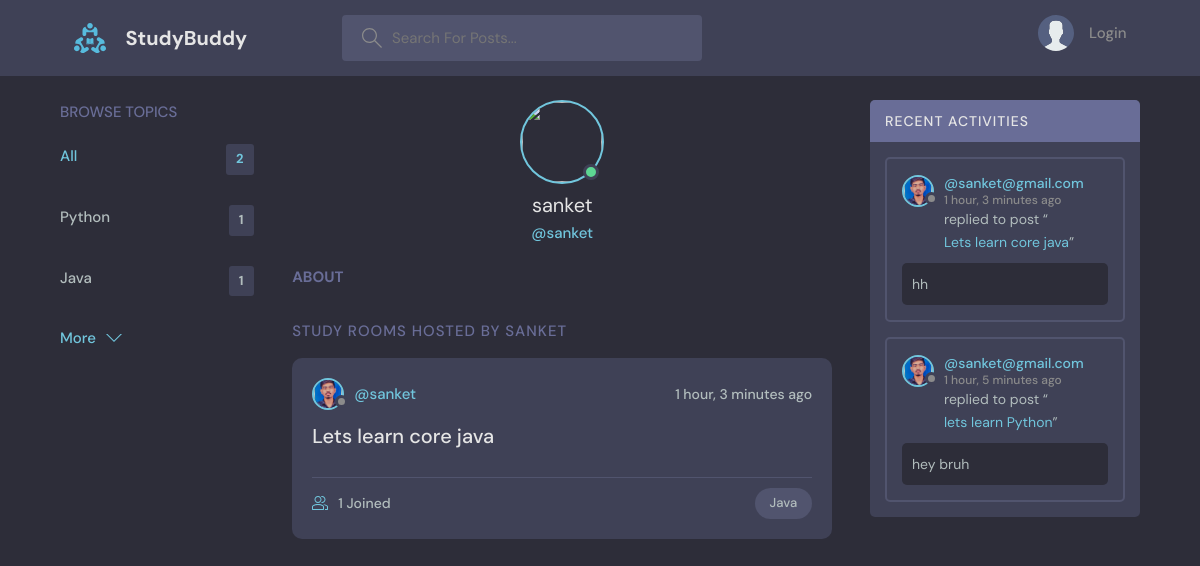
Screenshot of /user-profile/2 with the database file from the repository.
### base/models.py (models this page shows, shortened)
class Topic(models.Model):
    name = models.CharField(max_length=200)

class User(AbstractUser):
    name = models.CharField(max_length=200,null=True)
    email = models.EmailField(unique=True)
    bio = models.TextField(null=True)
    avatar = models.ImageField(null=True,default="avatar.svg")
    USERNAME_FIELD = 'email'
    REQUIRED_FIELDS = []

class Room(models.Model):
    host = models.ForeignKey(User, on_delete=models.SET_NULL,null=True)
    topic = models.ForeignKey(Topic, on_delete=models.SET_NULL,null=True)
    name = models.CharField(max_length=200)
    description = models.TextField(null=True,blank=True)
    participants = models.ManyToManyField(User,related_name='participants',blank=True)
    updated = models.DateTimeField(auto_now=True)
    created = models.DateTimeField(auto_now_add=True)
    class Meta:
        ordering = ['-updated','-created']
    def __str__(self):
        return self.name

class Message(models.Model):
    user = models.ForeignKey(User, on_delete=models.CASCADE)
    room = models.ForeignKey(Room, on_delete=models.CASCADE)
    body = models.TextField()
    updated = models.DateTimeField(auto_now=True)
    created = models.DateTimeField(auto_now_add=True)
    class Meta:
        ordering = ['-updated','-created']

### base/views.py (the view)
# urls.py: path('user-profile/<str:pk>',views.userProfile,name='user-profile'),
def userProfile(request,pk):
    user = User.objects.get(id=pk)
    rooms = user.room_set.all()
    room_messages = user.message_set.all()
    topics = Topic.objects.all()
    context = {'user':user,'rooms':rooms,'room_messages':room_messages,'topics':topics}
    return render(request,'base/profile.html',context)

### base/templates/base/profile.html (shortened to what this page needs)
{% extends 'main.html' %}
{% block content %}
  <main class="profile-page layout layout--3">
    <div class="container">
      {% include 'base/topics_component.html' %}
      <div class="roomList">
        <div class="profile">
          <div class="profile__avatar">
            <div class="avatar avatar--large active">
              <img src="{{request.user.avatar.url}}" />
            </div>
          </div>
          <div class="profile__info">
            <h3>{{user.username}}</h3>
            <p>@{{user.username}}</p>
          </div>
          <div class="profile__about">
            <h3>About</h3>
          </div>
        </div>
        <div class="roomList__header">
          <div>
            <h2>Study Rooms Hosted by {{user.username}}</a>
            </h2>
          </div>
        </div>
        {% include 'base/feed_component.html' %}
      </div>
      {% include 'base/activity_component.html' %}
    </div>
  </main>
  {% endblock content%}

### base/templates/base/topics_component.html
<div class="topics">
    <div class="topics__header">
      <h2>Browse Topics</h2>
    </div>
    <ul class="topics__list">
      <li>
        <a  href="{% url 'home' %}" class="active">All <span>{{topics.count}}</span></a>
      </li>
      {% for topic in topics %}
        <li>
            <a href="{% url 'home' %}?q={{topic.name}}">{{topic.name}} <span>{{topic.room_set.all.count}}</span></a>
        </li>
    {% endfor %}
    </ul>
    <a class="btn btn--link" href="{% url 'topics' %}">
      More
      <svg version="1.1" xmlns="http://www.w3.org/2000/svg" width="32" height="32" viewBox="0 0 32 32">
        <title>chevron-down</title>
        <path d="M16 21l-13-13h-3l16 16 16-16h-3l-13 13z"></path>
      </svg>
    </a>
  </div>

### base/templates/base/feed_component.html (shortened to what this page needs)
{% for room in rooms %}
<div class="roomListRoom">
    <div class="roomListRoom__header">
      <a href="{% url 'user-profile' room.host.id %}" class="roomListRoom__author">
        <div class="avatar avatar--small">
          <img src="{{room.host.avatar.url}}" />
        </div>
        <span>@{{room.host.username}}</span>
      </a>
      <div class="roomListRoom__actions">
        <span>{{room.created|timesince}} ago</span>
      </div>
    </div>
    <div class="roomListRoom__content">
      <a href="{% url 'room' room.id %}">{{room.name}}</a>
    </div>
    <div class="roomListRoom__meta">
      <a href="{% url 'room' room.id %}" class="roomListRoom__joined">
        {{room.participants.all.count}} Joined
      </a>
      <p class="roomListRoom__topic">{{room.topic.name}}</p>
    </div>
  </div>
{% endfor %}

### base/templates/base/activity_component.html (shortened to what this page needs)
<div class="activities">
    <div class="activities__header">
      <h2>Recent Activities</h2>
    </div>
    {% for message in room_messages %}
    <div class="activities__box">
      <div class="activities__boxHeader roomListRoom__header">
        <a href="{% url 'user-profile' message.user.id %}" class="roomListRoom__author">
          <div class="avatar avatar--small">
            <img src="{{message.user.avatar.url}}" />
          </div>
          <p>
            @{{message.user}}
            <span>{{message.created|timesince}} ago</span>
          </p>
        </a>
      </div>
      <div class="activities__boxContent">
        <p>replied to post “<a href="{% url 'room' message.room.id %}">{{message.room}}</a>”</p>
        <div class="activities__boxRoomContent">
            {{message.body}}
        </div>
      </div>
    </div>
    {% endfor %}
  </div>

### rows the page displays
Topic: name "Python", room_set.all.count "1"
Topic: name "Java", room_set.all.count "1"
User: username "sanket", username "SANKET"
Room: host.avatar (picture), host.username "sanket", created "1 hour, 3 minutes", name "Lets learn core java", participants.all.count "1", topic.name "Java"
Message: user.avatar (picture), user "sanket@gmail.com", created "1 hour, 3 minutes", room "Lets learn core java", body "hh"
Message: user.avatar (picture), user "sanket@gmail.com", created "1 hour, 5 minutes", room "lets learn Python", body "hey bruh"

### other values shown
{{ topics.count }} "2"
